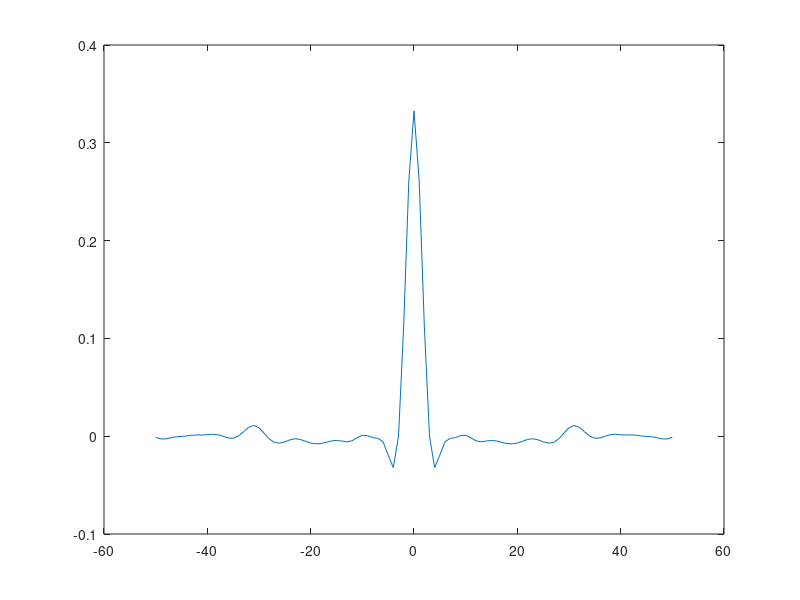

This chart was generated by the following MATLAB code: (Note: this script raises an error after producing the figure.)
function CNSP3_maincode
load('CN_Project3_2016.mat');
time_stim=linspace(0.001,20,20000);
ACF=zeros(1,101);
for T=-50:50
    sum=0;
    for n=max(1,1-T):min(20000,20000-T)
        sum=sum+(Stimulus(n))*(Stimulus(n+T));
    end
    ACF(51+T) = sum/(20000-abs(T));
    
end
plot(-50:50,ACF);
peak=max(ACF)
sigmasq=var(Stimulus);
error=abs((peak-sigmasq)/sigmasq)*100


%PSTH
MSR=zeros(4,20000);
edges1=linspace(0,20,20001);
for j=1:4
    N=zeros(1,20000);
        for i=1:50
            N=N+histcounts(All_Spike_Times{j,i},edges1);
        end
        MSR(j,:)=MSR(j,:)+N./50;
end

        figure
        subplot(2,2,1)
        plot(time_stim,MSR(1,:)*1000);
        title('Neuron 1');
        subplot(2,2,2)
        plot(time_stim,MSR(2,:)*1000);
        title('Neuron 2');
        subplot(2,2,3)
        plot(time_stim,MSR(3,:)*1000);
        title('Neuron 3');
        subplot(2,2,4)
        plot(time_stim,MSR(4,:)*1000);
        title('Neuron 4');
        
MSR_last5sec=MSR(:,15001:20000);

%FANO FACTOR
bin_size=[10 20 50 100 200 500];
figure
linearity=zeros(6,4);

for k=1:6
    for j=1:4
        N=zeros(50,20000/bin_size(k));
        vary=zeros(1,50);
        avg_spk=zeros(1,50);
         for i=1:50
             N(i,:)=histcounts(All_Spike_Times{j,i},linspace(0,20,1+(20000/bin_size(k)))); 
             vary(i)=var(N(i,:));
             avg_spk(i)=mean(N(i,:));
         end
        subplot(2,2,j)
        plot(vary,avg_spk,'o')
        d=polyfit(vary,avg_spk,2);
        linearity(k,j)=d(2)/d(1);
    end
    figure
end
linearity

end